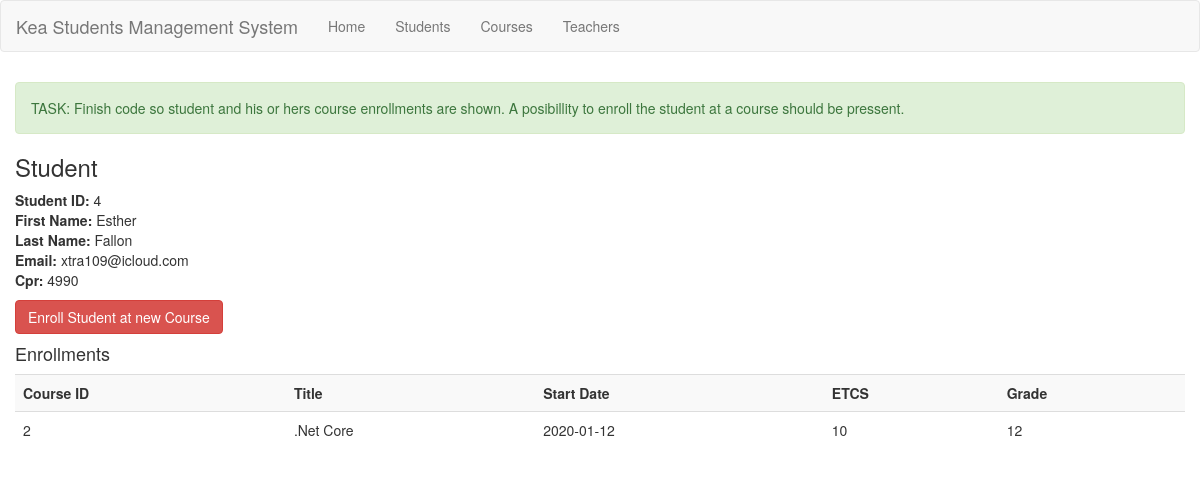
Screenshot of /view_student.php?id=4 with the database file from the repository.
### tables this page shows
CREATE TABLE `courses_students` (
  `fk_courses` int(11) NOT NULL,
  `fk_students` int(11) NOT NULL,
  `grade` int(11) DEFAULT NULL
);

CREATE TABLE `students` (
  `students_id` int(11) NOT NULL,
  `first_name` varchar(50) DEFAULT NULL,
  `last_name` varchar(50) DEFAULT NULL,
  `email` varchar(50) DEFAULT NULL,
  `cpr` varchar(50) DEFAULT NULL
);

CREATE TABLE `courses` (
  `courses_id` int(11) NOT NULL,
  `title` varchar(50) DEFAULT NULL,
  `start_date` date DEFAULT NULL,
  `ETCS` int(11) DEFAULT NULL,
  `fk_teacher` int(11) DEFAULT NULL
);

### includes/Students_class.php (called while the page is built, shortened)
<?php
require_once("connection.php");
class Students
{
    function get_student_and_enrollments($id)
    {
        $db = new DB();
        $con = $db->connect();
        if ($con) {
            $results = array();
            $stmt = $con->prepare("CALL GetStudentsAndEnrollments(:id)
            -- SELECT students.*, courses.*, courses_students.grade FROM students" .
                " LEFT JOIN courses_students ON students.students_id = courses_students.fk_students" .
                " LEFT JOIN courses ON courses.courses_id = courses_students.fk_courses" .
                " WHERE students.students_id = :id");
            $stmt->bindParam(':id', $id);
            $stmt->execute();
            while ($row = $stmt->fetch()) {
                $results[] = [$row["students_id"], $row["first_name"], $row["last_name"], $row["email"], $row["cpr"], $row["courses_id"], $row["title"], $row["start_date"], $row["ETCS"], $row["grade"]];
            }
            return $results;
        } else { }
    }
}

### includes/connection.php (called while the page is built, shortened)
<?php
    class DB {
        public function connect() {
            $server = 'localhost';
            $db = 'kea_students';
            $user = 'root';
            $pwd = '';
            $DSN = 'mysql:host=' . $server . ';dbname=' . $db . ';charset=utf8';
            $options = [
                PDO::ATTR_ERRMODE            => PDO::ERRMODE_EXCEPTION,
                PDO::ATTR_DEFAULT_FETCH_MODE => PDO::FETCH_ASSOC,
                PDO::ATTR_EMULATE_PREPARES   => false,
            ];
            try {
                $connections_to_db = new PDO($DSN, $user, $pwd, $options);
            } catch (PDOException $e) {
                echo 'Connection unsuccessful';
                die('Connection unsuccessful: ' . $connections_to_db->connect_error());
                exit();
            }
            return($connections_to_db);
        }
    }

### view_student.php (the view)
<!DOCTYPE html>
<html lang="en">
<?php
require_once(dirname(__FILE__) . '/includes/header.php');
require_once(dirname(__FILE__) . '/includes/Students_class.php');
$students = new Students();
$result = $students->get_student_and_enrollments($_GET["id"]);
?>
<body>
    <?php
    require_once(dirname(__FILE__) . '/includes/menu.php');
    ?>
    <div class="container">
        <div class="row top-buffer">
            <div class="alert alert-success">TASK: Finish code so student and his or hers course enrollments are shown. A posibillity to enroll the student at a course should be pressent. </div>
            <h3>Student</h3>
            <?php
            $student = $result[0];
            echo "<div><b>Student ID: </b> " . $student[0] . "</div>";
            echo "<div><b>First Name: </b>" . $student[1] . "</div>";
            echo "<div><b>Last Name: </b>" . $student[2] . "</div>";
            echo "<div><b>Email: </b>" . $student[3] . "</div>";
            echo "<div><b>Cpr: </b>" . $student[4] . "</div>";
            ?>
            <div class="top-buffer">
                <?php echo "<a class='btn btn-danger' href='enroll_student.php?id=" . $student[0] . "'>Enroll Student at new Course</a>" ?>
            </div>
            <h4>Enrollments</h4>
            <table class="table table-striped">
                <tr>
                    <th>Course ID</th>
                    <th>Title</th>
                    <th>Start Date</th>
                    <th>ETCS</th>
                    <th>Grade</th>
                </tr>
                <?php
                foreach ($result as $val) {
                    echo "<tr>";
                    echo "<td>" . $val[5] . "</td>";
                    echo "<td>" . $val[6] . "</td>";
                    echo "<td>" . $val[7] . "</td>";
                    echo "<td>" . $val[8] . "</td>";
                    if ($val[5] != null & $val[9] == null) {
                        echo "<td><a class='btn btn-primary' href='grade_student.php?sid=" . $val[0] . "&cid=" . $val[5] . "'>Grade Student</a></td>";
                    } else {
                        echo "<td>" . $val[9] . "</td>";
                    }
                    echo "</tr>";
                }
                ?>
            </table>
        </div>
    </div>
</body>
</html>

### css/app.css (style rules this page uses)
.top-buffer { margin-top:10px; }

### rows the page displays
courses_students: fk_students.students_id "4", fk_students.first_name "Esther", fk_students.last_name "Fallon", fk_students.email "xtra109@icloud.com", fk_students.cpr "4990", fk_courses.courses_id "2", fk_courses.title ".Net Core", fk_courses.start_date "2020-01-12", fk_courses.ETCS "10", grade "12"
